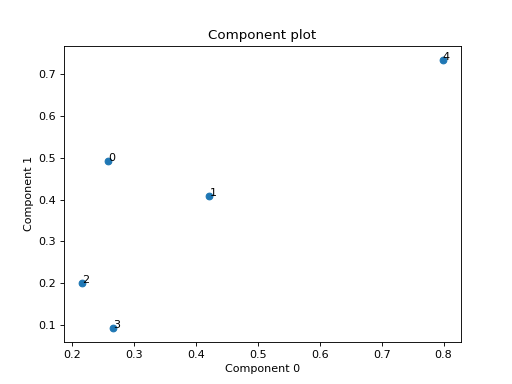

The Python source for this figure:
from tensorly.random import random_cp
from tlviz.visualisation import component_scatterplot
import matplotlib.pyplot as plt
cp_tensor = random_cp(shape=(5,10,15), rank=2)
component_scatterplot(cp_tensor, mode=0)
# Expected:
## <AxesSubplot:title={'center':'Component plot'}, xlabel='Component 0', ylabel='Component 1'>
plt.show()
